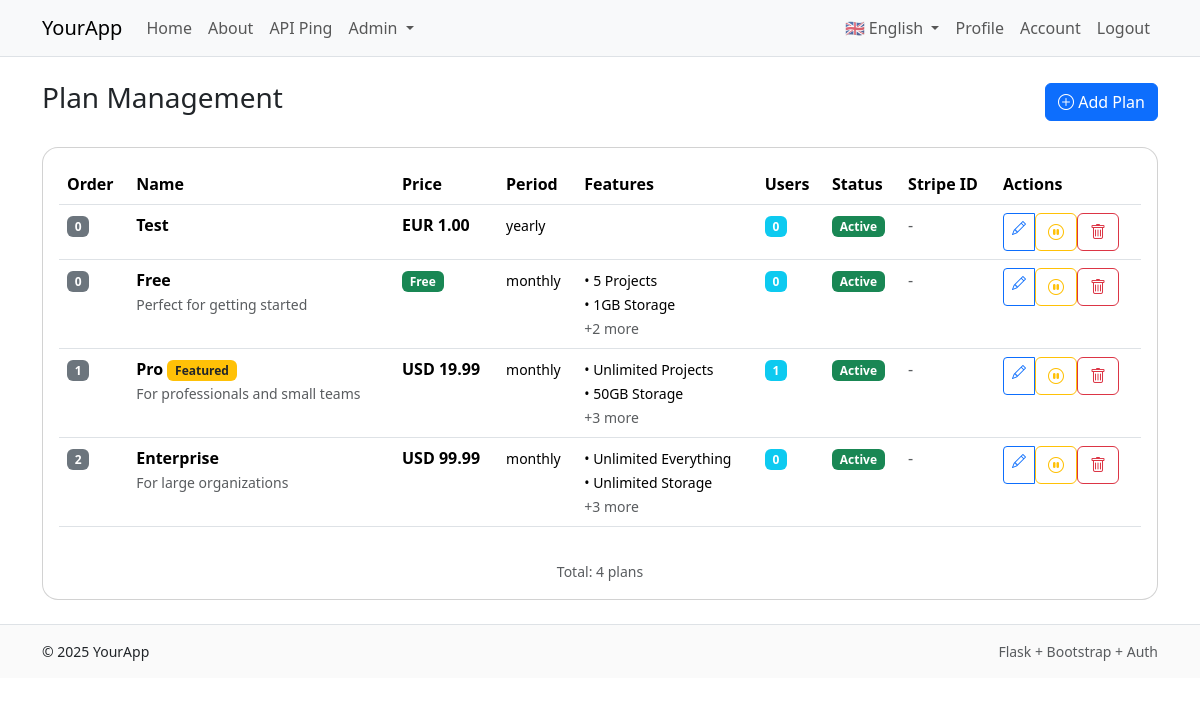
The page /admin/plans (signed in) on the database its author committed.
### app/models/user.py (models this page shows, shortened)
class User(UserMixin, db.Model):
    id = db.Column(db.Integer, primary_key=True)
    email = db.Column(db.String(255), unique=True, nullable=False, index=True)
    language = db.Column(db.String(5), default='en')
    role = db.Column(db.String(20), nullable=False, default='user', index=True)
    password_hash = db.Column(db.String(255), nullable=False)
    created_at = db.Column(db.DateTime, default=datetime.utcnow, nullable=False)
    confirmed_at = db.Column(db.DateTime, nullable=True)
    is_active = db.Column(db.Boolean, default=True, nullable=False, index=True)
    plan_id = db.Column(db.Integer, db.ForeignKey('plan.id'), nullable=True)
    plan = db.relationship('Plan', back_populates='users')
    plan_subscribed_at = db.Column(db.DateTime, nullable=True)
    billing = db.relationship("BillingProfile", uselist=False, back_populates="user", cascade="all, delete-orphan")
    api_keys = db.relationship("APIKey", back_populates="user", cascade="all, delete-orphan", lazy='dynamic')
    @property
    def is_authenticated(self):
        return True

### app/models/plan.py (models this page shows, shortened)
class Plan(db.Model):
    id = db.Column(db.Integer, primary_key=True)
    name = db.Column(db.String(100), nullable=False, unique=True)
    description = db.Column(db.Text, nullable=True)
    option1 = db.Column(db.String(255), nullable=True)  # e.g., "10 Projects"
    option2 = db.Column(db.String(255), nullable=True)  # e.g., "Unlimited Storage"
    option3 = db.Column(db.String(255), nullable=True)  # Additional feature
    option4 = db.Column(db.String(255), nullable=True)  # Additional feature
    option5 = db.Column(db.String(255), nullable=True)  # Additional feature
    price = db.Column(db.Numeric(10, 2), nullable=False, default=0.00)
    currency = db.Column(db.String(3), nullable=False, default='USD')
    billing_period = db.Column(db.String(20), nullable=False, default='monthly')  # monthly, yearly, lifetime
    stripe_price_id = db.Column(db.String(255), nullable=True)  # Stripe Price ID
    stripe_product_id = db.Column(db.String(255), nullable=True)  # Stripe Product ID
    is_active = db.Column(db.Boolean, default=True, nullable=False)
    is_featured = db.Column(db.Boolean, default=False, nullable=False)
    sort_order = db.Column(db.Integer, default=0)  # For display ordering
    created_at = db.Column(db.DateTime, default=datetime.utcnow, nullable=False)
    updated_at = db.Column(db.DateTime, default=datetime.utcnow, onupdate=datetime.utcnow)
    users = db.relationship('User', back_populates='plan', lazy='dynamic')
    @property
    def features_list(self):
        features = []
        for i in range(1, 6):
            option = getattr(self, f'option{i}', None)
            if option:
                features.append(option)
        return features

### app/blueprints/admin/routes.py (the view)
@bp.route('/plans')
@login_required
@roles_required('admin')
def plans():
    page = request.args.get('page', 1, type=int)
    per_page = 20
    pagination = Plan.query.order_by(Plan.sort_order.asc(), Plan.created_at.desc()).paginate(
        page=page, per_page=per_page, error_out=False
    )
    plans = pagination.items
    return render_template(
        'admin/plans.html',
        plans=plans,
        pagination=pagination
    )

### app/__init__.py (called while the page is built)
def get_locale():
    from flask_login import current_user
    if current_user.is_authenticated and hasattr(current_user, 'language'):
        return current_user.language
    from flask import current_app
    return request.accept_languages.best_match(current_app.config['BABEL_SUPPORTED_LOCALES'])

### app/context_helpers.py (called while the page is built)
def register_context_processors(app):
    @app.context_processor
    def utility_processor():
        def has_endpoint(name: str) -> bool:
            return name in current_app.view_functions
        return dict(has_endpoint=has_endpoint)

### app/security.py (called while the page is built)
def roles_required(*roles):
    def decorator(fn):
        @wraps(fn)
        def wrapper(*args, **kwargs):
            if not current_user.is_authenticated:
                abort(401)
            if getattr(current_user, "role", "user") not in roles:
                abort(403)
            return fn(*args, **kwargs)
        return wrapper
    return decorator

### app/templates/admin/plans.html (shortened to what this page needs)
{% extends "base.html" %}
{% block content %}
<div class="d-flex justify-content-between align-items-center mb-4">
  <h1 class="h3">{{ _('Plan Management') }}</h1>
  <a href="{{ url_for('admin.add_plan') }}" class="btn btn-primary">
    <i class="bi bi-plus-circle"></i> {{ _('Add Plan') }}
  </a>
</div>
<div class="card">
  <div class="card-body">
    {% if plans %}
      <div class="table-responsive">
        <table class="table table-hover">
          <thead>
            <tr>
              <th>{{ _('Order') }}</th>
              <th>{{ _('Name') }}</th>
              <th>{{ _('Price') }}</th>
              <th>{{ _('Period') }}</th>
              <th>{{ _('Features') }}</th>
              <th>{{ _('Users') }}</th>
              <th>{{ _('Status') }}</th>
              <th>{{ _('Stripe ID') }}</th>
              <th>{{ _('Actions') }}</th>
            </tr>
          </thead>
          <tbody>
            {% for plan in plans %}
            <tr class="{% if not plan.is_active %}table-secondary{% endif %}">
              <td>
                <span class="badge bg-secondary">{{ plan.sort_order }}</span>
              </td>
              <td>
                <strong>{{ plan.name }}</strong>
                {% if plan.is_featured %}
                  <span class="badge bg-warning text-dark">{{ _('Featured') }}</span>
                {% endif %}
                {% if plan.description %}
                  <br><small class="text-muted">{{ plan.description[:50] }}{% if plan.description|length > 50 %}...{% endif %}</small>
                {% endif %}
              </td>
              <td>
                {% if plan.price == 0 %}
                  <span class="badge bg-success">{{ _('Free') }}</span>
                {% else %}
                  <strong>{{ plan.currency }} {{ plan.price }}</strong>
                {% endif %}
              </td>
              <td>
                <small>{{ plan.billing_period }}</small>
              </td>
              <td>
                <small>
                  {% for feature in plan.features_list[:2] %}
                    • {{ feature }}<br>
                  {% endfor %}
                  {% if plan.features_list|length > 2 %}
                    <span class="text-muted">+{{ plan.features_list|length - 2 }} more</span>
                  {% endif %}
                </small>
              </td>
              <td>
                <span class="badge bg-info">{{ plan.users.count() }}</span>
              </td>
              <td>
                {% if plan.is_active %}
                  <span class="badge bg-success">{{ _('Active') }}</span>
                {% else %}
                  <span class="badge bg-danger">{{ _('Disabled') }}</span>
                {% endif %}
              </td>
              <td>
                {% if plan.stripe_price_id %}
                  <small class="text-muted">{{ plan.stripe_price_id[:20] }}...</small>
                {% else %}
                  <span class="text-muted">-</span>
                {% endif %}
              </td>
              <td>
                <div class="btn-group btn-group-sm" role="group">
                  <a href="{{ url_for('admin.edit_plan', plan_id=plan.id) }}"
                     class="btn btn-outline-primary"
                     title="{{ _('Edit') }}">
                    <i class="bi bi-pencil"></i>
                  </a>
                  <form method="POST" action="{{ url_for('admin.toggle_plan_status', plan_id=plan.id) }}" style="display: inline;">
                    <button type="submit"
                            class="btn btn-outline-{% if plan.is_active %}warning{% else %}success{% endif %}"
                            title="{% if plan.is_active %}{{ _('Disable') }}{% else %}{{ _('Enable') }}{% endif %}"
                            onclick="return confirm('{{ _('Are you sure?') }}')">
                      {% if plan.is_active %}
                        <i class="bi bi-pause-circle"></i>
                      {% else %}
                        <i class="bi bi-play-circle"></i>
                      {% endif %}
                    </button>
                  </form>
                  <form method="POST" action="{{ url_for('admin.delete_plan', plan_id=plan.id) }}" style="display: inline;">
                    <button type="submit"
                            class="btn btn-outline-danger"
                            title="{{ _('Delete') }}"
                            onclick="return confirm('{{ _('Delete this plan? This cannot be undone.') }}')">
                      <i class="bi bi-trash"></i>
                    </button>
                  </form>
                </div>
              </td>
            </tr>
            {% endfor %}
          </tbody>
        </table>
      </div>
      <div class="text-center mt-3 text-muted">
        <small>{{ _('Total') }}: {{ pagination.total }} {{ _('plans') }}</small>
      </div>
    {% endif %}
  </div>
</div>
<link rel="stylesheet" href="https://cdn.jsdelivr.net/npm/bootstrap-icons@1.10.0/font/bootstrap-icons.css">
{% endblock %}

### app/templates/base.html (shortened to what this page needs)
<!doctype html>
<html lang="en">
  <head>
    <link href="https://cdn.jsdelivr.net/npm/bootstrap@5.3.3/dist/css/bootstrap.min.css" rel="stylesheet">
    <link href="{{ url_for('static', filename='css/app.css') }}" rel="stylesheet">
  </head>
  <body>
    <nav class="navbar navbar-expand-lg bg-body-tertiary border-bottom">
      <div class="container">
        <a class="navbar-brand" href="{{ url_for('main.index') }}">YourApp</a>
        <div class="collapse navbar-collapse" id="nav">
          <ul class="navbar-nav me-auto mb-2 mb-lg-0">
            <li class="nav-item"><a class="nav-link" href="{{ url_for('main.index') }}">{{ _('Home') }}</a></li>
            <li class="nav-item"><a class="nav-link" href="{{ url_for('main.about') }}">{{ _('About') }}</a></li>
            <li class="nav-item"><a class="nav-link" href="/api/v1/ping">API Ping</a></li>
          {% if current_user.is_authenticated and current_user.role == 'admin' %}
            <li class="nav-item dropdown">
              <a class="nav-link dropdown-toggle" href="#" role="button" data-bs-toggle="dropdown">
                {{ _('Admin') }}
              </a>
            </li>
          {% endif %}
          </ul>
          <ul class="navbar-nav">
            {% if current_user.is_authenticated %}
              <li class="nav-item dropdown">
                <a class="nav-link dropdown-toggle" href="#" id="languageDropdown" role="button" data-bs-toggle="dropdown" aria-expanded="false">
                  {% if current_user.language == 'de' %}🇩🇪 Deutsch{% else %}🇬🇧 English{% endif %}
                </a>
              </li>
              <li class="nav-item"><a class="nav-link" href="{{ url_for('main.profile') }}">{{ _('Profile') }}</a></li>
              <li class="nav-item"><a class="nav-link" href="{{ url_for('account.overview') }}">{{ _('Account') }}</a></li>
              <li class="nav-item"><a class="nav-link" href="{{ url_for('auth.logout') }}">{{ _('Logout') }}</a></li>
            {% else %}
              <li class="nav-item"><a class="nav-link" href="{{ url_for('auth.login') }}">Login</a></li>
              <li class="nav-item"><a class="nav-link" href="{{ url_for('auth.register') }}">Register</a></li>
            {% endif %}
          </ul>
        </div>
      </div>
    </nav>
    <main class="py-4">
      <div class="container">
        {% block content %}{% endblock %}
      </div>
    </main>
    <footer class="border-top py-3">
      <div class="container d-flex justify-content-between">
        <small>&copy; {{ 2025 }} YourApp</small>
        <small class="text-muted">Flask + Bootstrap + Auth</small>
      </div>
    </footer>
  </body>
</html>

### app/static/css/app.css (style rules this page uses)
.card { border-radius: 1rem; }
footer { background: #fafafa; }

### rows shown on the page
Plan: sort_order "0", name "Test", currency "EUR", price "1.00", billing_period "yearly", users.count "0", is_active True (drawn)
Plan: sort_order "0", name "Free", description "Perfect for getting started", billing_period "monthly", option1 "5 Projects", option2 "1GB Storage", features_list|length "2", users.count "0", is_active True (drawn)
Plan: sort_order "1", name "Pro", description "For professionals and small teams", currency "USD", price "19.99", billing_period "monthly", option1 "Unlimited Projects", option2 "50GB Storage", features_list|length "3", users.count "1", is_active True (drawn)
Plan: sort_order "2", name "Enterprise", description "For large organizations", currency "USD", price "99.99", billing_period "monthly", option1 "Unlimited Everything", option2 "Unlimited Storage", features_list|length "3", users.count "0", is_active True (drawn)

### other values the page prints
{{ pagination.total }} "4"
{{ 2025 }} "2025"
